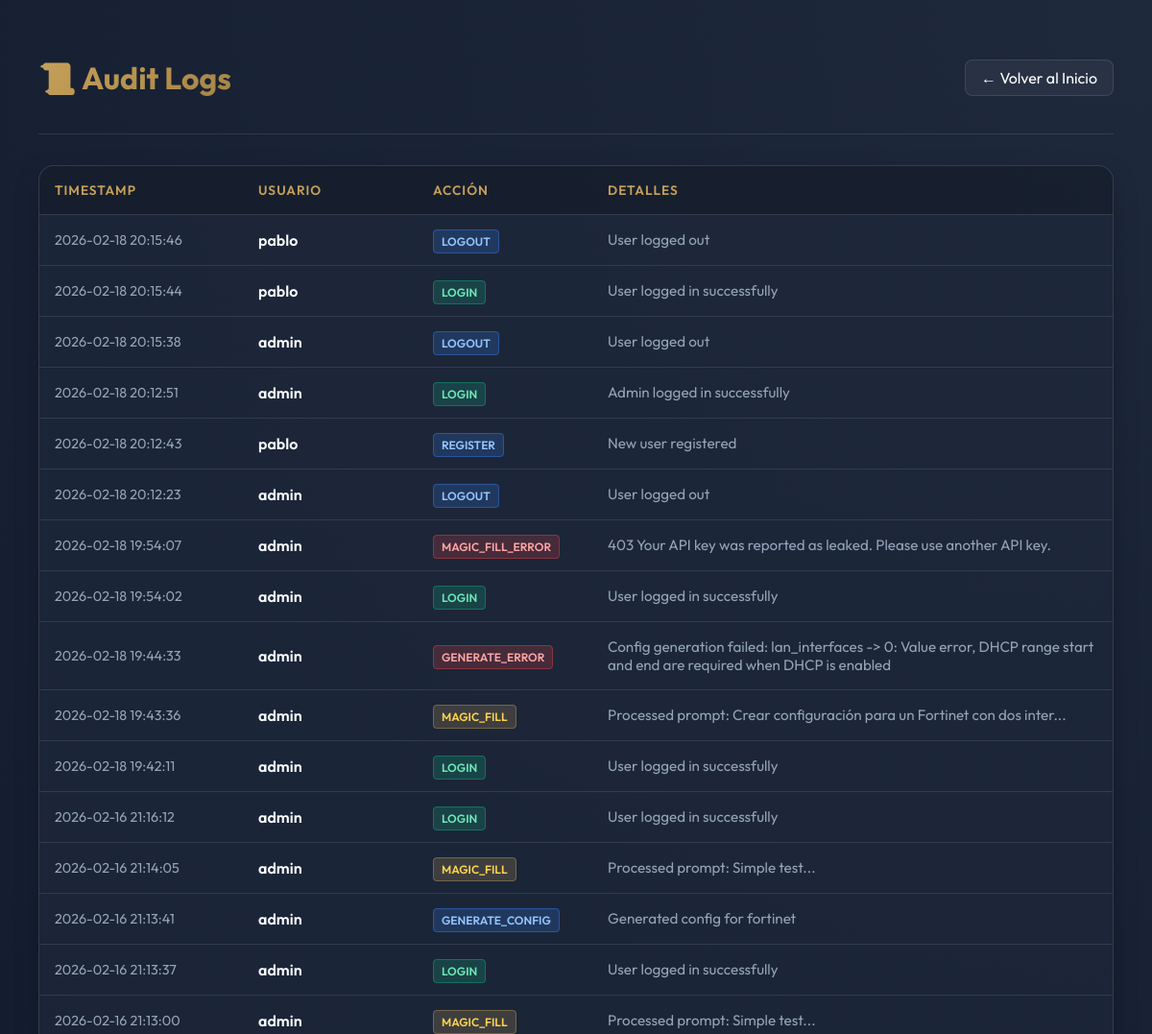
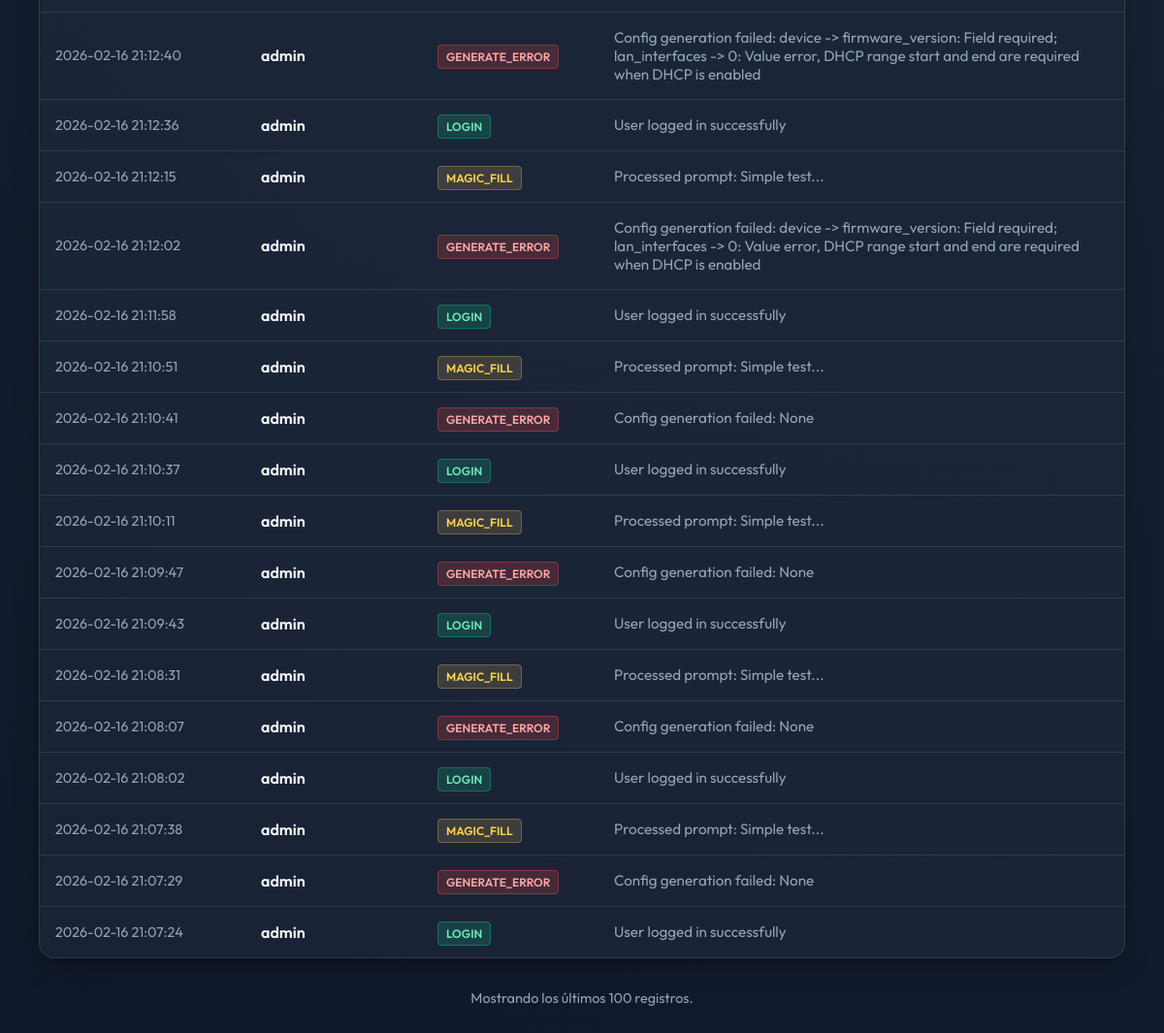
Screenshot of /admin/logs (signed in) with the database file from the repository (2 pictures, top to bottom).
### tables this page shows
CREATE TABLE logs (
                    id INTEGER PRIMARY KEY AUTOINCREMENT,
                    timestamp TEXT NOT NULL,
                    user TEXT NOT NULL,
                    action TEXT NOT NULL,
                    details TEXT
                );

### app.py (the view)
@app.route('/admin/logs')
@login_required
def view_logs():
    if not session.get('is_admin'):
        flash('Acceso denegado', 'error')
        return redirect(url_for('index'))
    try:
        with sqlite3.connect(DB_NAME) as conn:
            conn.row_factory = sqlite3.Row
            cursor = conn.cursor()
            cursor.execute('SELECT * FROM logs ORDER BY id DESC LIMIT 100')
            logs = cursor.fetchall()
        return render_template('logs.html', logs=logs)
    except Exception as e:
        return f"Error accessing logs: {e}"

### app.py (called while the page is built)
def login_required(f):
    @wraps(f)
    def decorated_function(*args, **kwargs):
        if 'user' not in session:
            return redirect(url_for('login'))
        return f(*args, **kwargs)
    return decorated_function

### templates/logs.html (shortened to what this page needs)
<!DOCTYPE html>
<html lang="es">
<head>
</head>
<body>
    <div class="container">
        <header>
            <h1>📜 Audit Logs</h1>
            <a href="/" class="btn">← Volver al Inicio</a>
        </header>
        <div class="table-container">
            <table>
                <thead>
                    <tr>
                        <th style="width: 180px;">Timestamp</th>
                        <th style="width: 150px;">Usuario</th>
                        <th style="width: 150px;">Acción</th>
                        <th>Detalles</th>
                    </tr>
                </thead>
                <tbody>
                    {% for log in logs %}
                    <tr>
                        <td style="color: var(--text-muted); font-size: 0.9rem;">{{ log.timestamp }}</td>
                        <td style="font-weight: 600;">{{ log.user }}</td>
                        <td>
                            {% if 'LOGIN' in log.action %}
                            <span class="tag tag-login">{{ log.action }}</span>
                            {% elif 'ERROR' in log.action or 'FAILED' in log.action %}
                            <span class="tag tag-error">{{ log.action }}</span>
                            {% elif 'MAGIC' in log.action %}
                            <span class="tag tag-magic">{{ log.action }}</span>
                            {% else %}
                            <span class="tag tag-gen">{{ log.action }}</span>
                            {% endif %}
                        </td>
                        <td style="color: var(--text-muted); font-size: 0.95rem;">{{ log.details }}</td>
                    </tr>
                    {% else %}
                    <tr>
                        <td colspan="4" style="text-align: center; padding: 2rem; color: var(--text-muted);">
                            No hay registros de auditoría aún.
                        </td>
                    </tr>
                    {% endfor %}
                </tbody>
            </table>
        </div>
        <p style="text-align: center; margin-top: 2rem; color: var(--text-muted); font-size: 0.9rem;">
            Mostrando los últimos 100 registros.
        </p>
    </div>
</body>
</html>

### templates/logs.html (style rules this page uses)
:root { --primary: #c5a059; --primary-dark: #a68546; --bg-dark: #0f172a; --card-bg: rgba(30, 41, 59, 0.7); --text-main: #f8fafc; --text-muted: #94a3b8; --success: #10b981; --error: #ef4444; --glass-border: rgba(255, 255, 255, 0.1); --accent-gradient: linear-gradient(135deg, #c5a059 0%, #a68546 100%); --bg-gradient: radial-gradient(circle at top right, #1e293b, #0f172a); }
body { background: var(--bg-dark); background-image: var(--bg-gradient); color: var(--text-main); min-height: 100vh; font-family: 'Outfit', sans-serif; padding: 2rem; }
.container { max-width: 1200px; margin: 0 auto; }
header { display: flex; justify-content: space-between; align-items: center; margin-bottom: 2rem; padding-bottom: 1rem; border-bottom: 1px solid var(--glass-border); }
h1 { font-size: 2rem; background: var(--accent-gradient); -webkit-background-clip: text; background-clip: text; -webkit-text-fill-color: transparent; }
a.btn { text-decoration: none; color: white; padding: 0.5rem 1rem; border: 1px solid var(--glass-border); border-radius: 8px; background: rgba(255, 255, 255, 0.05); transition: all 0.3s; }
.table-container { background: var(--card-bg); border-radius: 16px; border: 1px solid var(--glass-border); overflow: hidden; box-shadow: 0 10px 30px -10px rgba(0, 0, 0, 0.5); }
table { width: 100%; border-collapse: collapse; }
th, td { text-align: left; padding: 1rem; border-bottom: 1px solid var(--glass-border); }
th { background: rgba(0, 0, 0, 0.2); font-weight: 600; color: var(--primary); text-transform: uppercase; font-size: 0.85rem; letter-spacing: 1px; }
tr:last-child td { border-bottom: none; }
.tag { padding: 0.25rem 0.5rem; border-radius: 4px; font-size: 0.75rem; font-weight: 600; text-transform: uppercase; }
.tag-login { background: rgba(16, 185, 129, 0.2); color: #6ee7b7; border: 1px solid rgba(16, 185, 129, 0.4); }
.tag-error { background: rgba(239, 68, 68, 0.2); color: #fca5a5; border: 1px solid rgba(239, 68, 68, 0.4); }
.tag-magic { background: rgba(197, 160, 89, 0.2); color: #fcd34d; border: 1px solid rgba(197, 160, 89, 0.4); }
.tag-gen { background: rgba(59, 130, 246, 0.2); color: #93c5fd; border: 1px solid rgba(59, 130, 246, 0.4); }

### rows the page displays
logs: timestamp "2026-02-18 20:15:46", user "pablo", action "LOGOUT", details "User logged out"
logs: timestamp "2026-02-18 20:15:44", user "pablo", action "LOGIN", details "User logged in successfully"
logs: timestamp "2026-02-18 20:15:38", user "admin", action "LOGOUT", details "User logged out"
logs: timestamp "2026-02-18 20:12:51", user "admin", action "LOGIN", details "Admin logged in successfully"
logs: timestamp "2026-02-18 20:12:43", user "pablo", action "REGISTER", details "New user registered"
logs: timestamp "2026-02-18 20:12:23", user "admin", action "LOGOUT", details "User logged out"
logs: timestamp "2026-02-18 19:54:07", user "admin", action "MAGIC_FILL_ERROR", details "403 Your API key was reported as leaked. Please use another API key."
logs: timestamp "2026-02-18 19:54:02", user "admin", action "LOGIN", details "User logged in successfully"
logs: timestamp "2026-02-18 19:44:33", user "admin", action "GENERATE_ERROR", details "Config generation failed: lan_interfaces -> 0: Value error, DHCP range start and end are required when DHCP is enabled"
logs: timestamp "2026-02-18 19:43:36", user "admin", action "MAGIC_FILL", details "Processed prompt: Crear configuración para un Fortinet con dos inter..."
logs: timestamp "2026-02-18 19:42:11", user "admin", action "LOGIN", details "User logged in successfully"
logs: timestamp "2026-02-16 21:16:12", user "admin", action "LOGIN", details "User logged in successfully"
logs: timestamp "2026-02-16 21:14:05", user "admin", action "MAGIC_FILL", details "Processed prompt: Simple test..."
logs: timestamp "2026-02-16 21:13:41", user "admin", action "GENERATE_CONFIG", details "Generated config for fortinet"
logs: timestamp "2026-02-16 21:13:37", user "admin", action "LOGIN", details "User logged in successfully"
logs: timestamp "2026-02-16 21:13:00", user "admin", action "MAGIC_FILL", details "Processed prompt: Simple test..."
logs: timestamp "2026-02-16 21:12:40", user "admin", action "GENERATE_ERROR", details "Config generation failed: device -> firmware_version: Field required; lan_interfaces -> 0: Value error, DHCP range start and end are required when DHCP is enabled"
logs: timestamp "2026-02-16 21:12:36", user "admin", action "LOGIN", details "User logged in successfully"
logs: timestamp "2026-02-16 21:12:15", user "admin", action "MAGIC_FILL", details "Processed prompt: Simple test..."
logs: timestamp "2026-02-16 21:12:02", user "admin", action "GENERATE_ERROR", details "Config generation failed: device -> firmware_version: Field required; lan_interfaces -> 0: Value error, DHCP range start and end are required when DHCP is enabled"
logs: timestamp "2026-02-16 21:11:58", user "admin", action "LOGIN", details "User logged in successfully"
logs: timestamp "2026-02-16 21:10:51", user "admin", action "MAGIC_FILL", details "Processed prompt: Simple test..."
logs: timestamp "2026-02-16 21:10:41", user "admin", action "GENERATE_ERROR", details "Config generation failed: None"
logs: timestamp "2026-02-16 21:10:37", user "admin", action "LOGIN", details "User logged in successfully"
logs: timestamp "2026-02-16 21:10:11", user "admin", action "MAGIC_FILL", details "Processed prompt: Simple test..."
logs: timestamp "2026-02-16 21:09:47", user "admin", action "GENERATE_ERROR", details "Config generation failed: None"
logs: timestamp "2026-02-16 21:09:43", user "admin", action "LOGIN", details "User logged in successfully"
logs: timestamp "2026-02-16 21:08:31", user "admin", action "MAGIC_FILL", details "Processed prompt: Simple test..."
logs: timestamp "2026-02-16 21:08:07", user "admin", action "GENERATE_ERROR", details "Config generation failed: None"
logs: timestamp "2026-02-16 21:08:02", user "admin", action "LOGIN", details "User logged in successfully"
logs: timestamp "2026-02-16 21:07:38", user "admin", action "MAGIC_FILL", details "Processed prompt: Simple test..."
logs: timestamp "2026-02-16 21:07:29", user "admin", action "GENERATE_ERROR", details "Config generation failed: None"
logs: timestamp "2026-02-16 21:07:24", user "admin", action "LOGIN", details "User logged in successfully"
